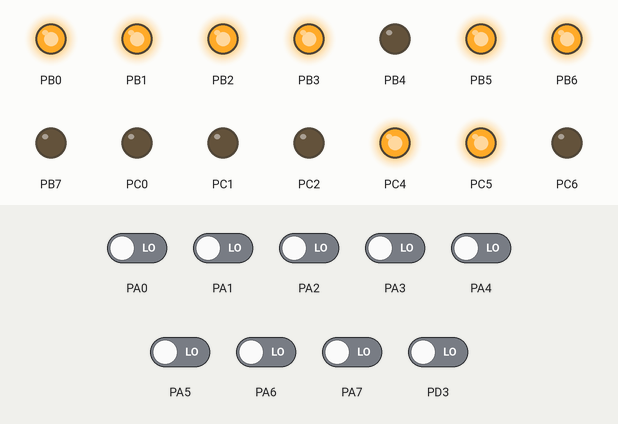
A program run on a simulated ATmega32, built with avr-gcc and emulated at 1 MHz. Parts: output pins drawn as LEDs (lit = HIGH). The test bench sets the inputs (shaded band); at power-on: PA0–7, PD3 LOW.

Above: at 1.2 s.
1.3 s: PA0 driven HIGH
At 1.7 s:
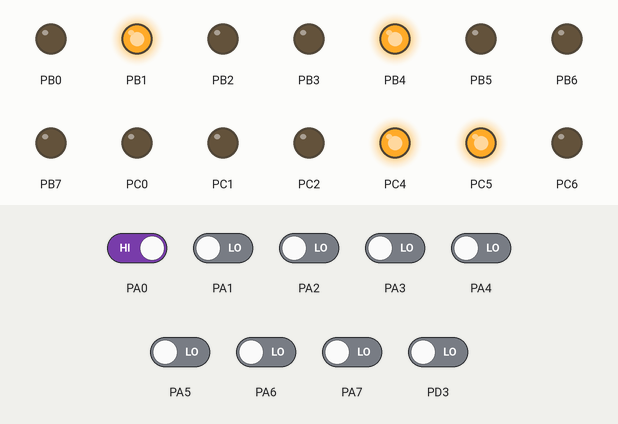
2.8 s: PA1 driven HIGH
At 4.0 s:
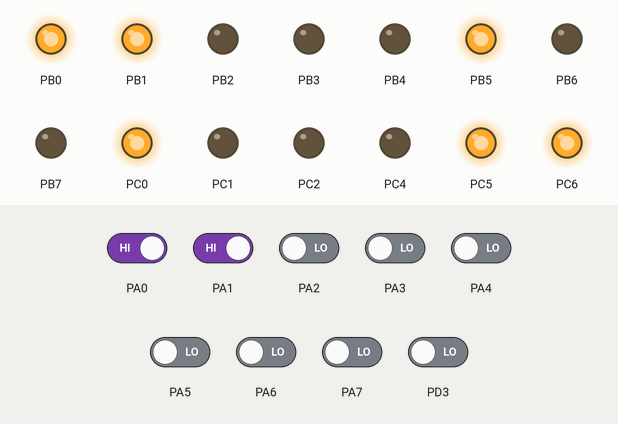
4.3 s: PA2 driven HIGH
At 5.2 s:
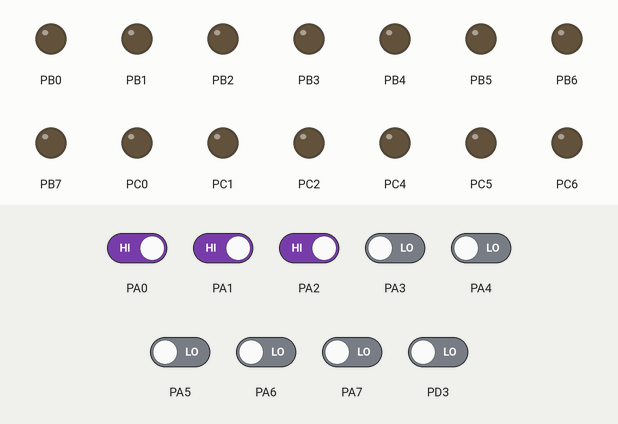
5.8 s: PA2 driven LOW
At 6.3 s:
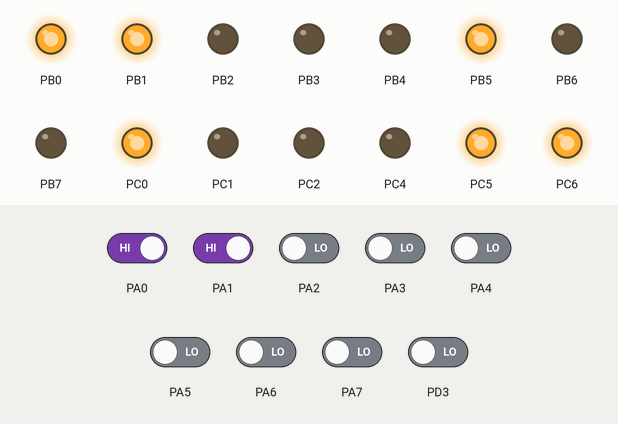
7.3 s: PA0 driven LOW
At 8.5 s:
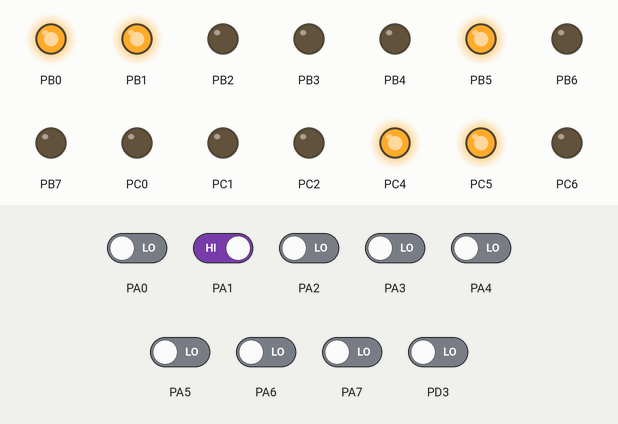
8.8 s: PA1 driven LOW
At 9.8 s:
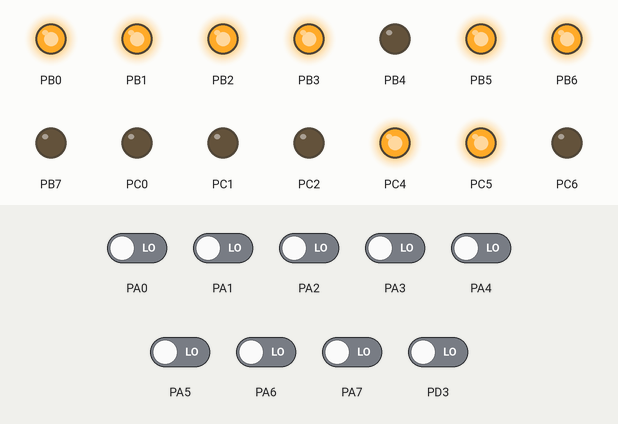
Timing chart, 0 to 11.3 s (numbered marks = the images above; inputs shaded):
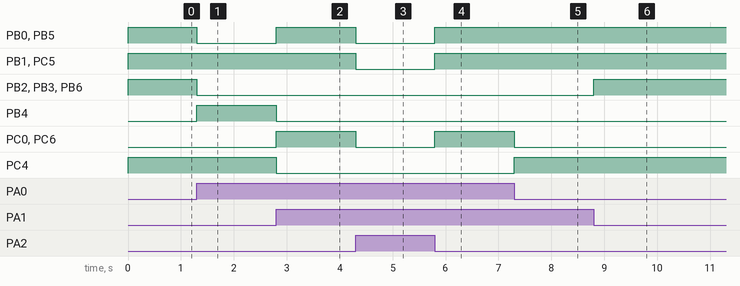

The program:

main.c
```c
// /*
//  * InstructionMemory.c
//  *
//  * Created: 18-Feb-23 7:46:25 PM
//  * Author : User
//  */
//
// #define F_CPU 1000000UL
// #include <avr/io.h>
// #include <util/delay.h>
//
// uint16_t INSTRUCTIONS[1<<8] =
// {
// 	0x306f,
// 	0x3012,
// 	0x3023,
// 	0x6123
// };
//
// uint16_t instructionCount = 4;
//
// int main(void)
// {
// 	MCUCSR = (1<<JTD);  MCUCSR = (1<<JTD);
//
// 	// setting up input output mode
//     DDRA = 0b00000000;	// instruction count write
// 	PORTA = 0;
//
// 	// Instruction : D[7:0]B[7:0]
// 	DDRB = 0b11111111;	// lower 8-bits of instruction
// 	DDRD = 0b11111111;	// upper 8-bits of instruction
// 	DDRC = 0b11111111; // instruction count read
//
// 	uint8_t pc = 0;
// 	uint16_t instruction;
//
// 	while(1)
// 	{
// 		if(pc >= instructionCount)
// 		{
// 			break;
// 		}
//
// 		PORTC = pc;
// 		instruction = INSTRUCTIONS[pc];
// 		PORTB = (uint8_t) instruction;
// 		PORTD = (uint8_t) (instruction >> 8);
//
// 		_delay_ms(2000);
//
// 		pc = PINA;
// 	}
//
// 	while(1); // so it does not die
//
// 	// while (1)
//     // {
// 	// 	if (PINA != pc) {	// checking if pc is same is previous, would be a mistake
// 	// 		pc = PINA;
// 	// 		instruction = INSTRUCTIONS[pc];
// 	// 		PORTB = (uint8_t) instruction;
// 	// 		PORTD = (uint8_t) (instruction >> 8);
// 	// 		_delay_ms(50);
// 	// 	}
//     // }
// }
//
//
/*
 * InstructionMemory.c
 *
 * Created: 18-Feb-23 7:46:25 PM
 * Author : User
 */

#define F_CPU 1000000UL
#include <avr/io.h>
#include <util/delay.h>

uint16_t INSTRUCTIONS[1<<8] =
{
	0x306f,
	 0x3012,
	 0x3023,
	 0x6123
};


int main(void)
{
	GICR = 1 << INT1;
	MCUCSR = (1<<JTD);  MCUCSR = (1<<JTD);
	MCUCR = 1 << ISC11;
	MCUCR = 1 << ISC10;
	// setting up input output mode
    DDRA = 0b00000000;	// input pc

	// Instruction : D[7:0]B[7:0]
	DDRB = 0b11111111;	// lower 8-bits of instruction
	DDRC = 0b11111111;	// upper 8-bits of instruction


	uint8_t pc = -1;
	uint16_t instruction;

	while (1)
    {
		if (PINA != pc) {	// checking if pc is same is previous, would be a mistake
			pc = PINA;
			instruction = INSTRUCTIONS[pc];
			PORTB = (uint8_t) instruction;
			PORTC = (uint8_t) (instruction >> 8);
			_delay_ms(50);
		}
    }
}
```

Measured:
- after the input at 1.3 s, PB0, PB2, PB3, PB5, PB6: HIGH → LOW at once; PB4: LOW → HIGH at once
- after the input at 2.8 s, PB0, PB5, PC0, PC6: LOW → HIGH at once; PB4, PC4: HIGH → LOW at once
- after the input at 4.3 s, PB0, PB1, PB5, PC0, PC5, PC6: HIGH → LOW at once
- after the input at 5.8 s, PB0, PB1, PB5, PC0, PC5, PC6: LOW → HIGH at once
- after the input at 7.3 s, PC0, PC6: HIGH → LOW at once; PC4: LOW → HIGH at once
- after the input at 8.8 s, PB2, PB3, PB6: LOW → HIGH at once
